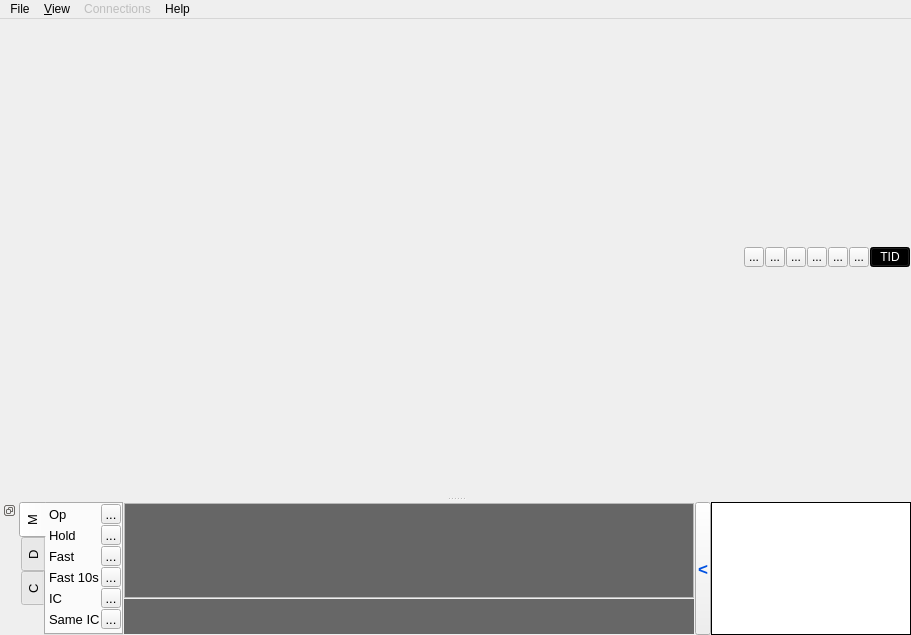
<?xml version="1.0" encoding="UTF-8"?>
<ui version="4.0">
 <class>MainWindow</class>
 <widget class="QMainWindow" name="MainWindow">
  <property name="geometry">
   <rect>
    <x>0</x>
    <y>0</y>
    <width>911</width>
    <height>635</height>
   </rect>
  </property>
  <property name="windowTitle">
   <string>BlueSky</string>
  </property>
  <property name="unifiedTitleAndToolBarOnMac">
   <bool>true</bool>
  </property>
  <widget class="QWidget" name="centralwidget">
   <layout class="QVBoxLayout" name="verticalLayout">
    <property name="spacing">
     <number>1</number>
    </property>
    <property name="leftMargin">
     <number>1</number>
    </property>
    <property name="topMargin">
     <number>1</number>
    </property>
    <property name="rightMargin">
     <number>1</number>
    </property>
    <property name="bottomMargin">
     <number>1</number>
    </property>
    <item>
     <layout class="QHBoxLayout" name="horizontalLayout">
      <property name="spacing">
       <number>1</number>
      </property>
      <property name="sizeConstraint">
       <enum>QLayout::SetDefaultConstraint</enum>
      </property>
      <item>
       <widget class="QLabel" name="siminfoLabel">
        <property name="maximumSize">
         <size>
          <width>16777215</width>
          <height>20</height>
         </size>
        </property>
        <property name="layoutDirection">
         <enum>Qt::LeftToRight</enum>
        </property>
        <property name="text">
         <string/>
        </property>
       </widget>
      </item>
      <item>
       <widget class="QLabel" name="nodelabel">
        <property name="maximumSize">
         <size>
          <width>80</width>
          <height>20</height>
         </size>
        </property>
        <property name="text">
         <string/>
        </property>
        <property name="textFormat">
         <enum>Qt::AutoText</enum>
        </property>
        <property name="alignment">
         <set>Qt::AlignRight|Qt::AlignTrailing|Qt::AlignVCenter</set>
        </property>
       </widget>
      </item>
      <item>
       <widget class="QToolButton" name="panleft">
        <property name="maximumSize">
         <size>
          <width>20</width>
          <height>20</height>
         </size>
        </property>
        <property name="focusPolicy">
         <enum>Qt::NoFocus</enum>
        </property>
        <property name="text">
         <string>...</string>
        </property>
       </widget>
      </item>
      <item>
       <widget class="QToolButton" name="panright">
        <property name="maximumSize">
         <size>
          <width>20</width>
          <height>20</height>
         </size>
        </property>
        <property name="focusPolicy">
         <enum>Qt::NoFocus</enum>
        </property>
        <property name="text">
         <string>...</string>
        </property>
       </widget>
      </item>
      <item>
       <widget class="QToolButton" name="panup">
        <property name="maximumSize">
         <size>
          <width>20</width>
          <height>20</height>
         </size>
        </property>
        <property name="focusPolicy">
         <enum>Qt::NoFocus</enum>
        </property>
        <property name="text">
         <string>...</string>
        </property>
       </widget>
      </item>
      <item>
       <widget class="QToolButton" name="pandown">
        <property name="maximumSize">
         <size>
          <width>20</width>
          <height>20</height>
         </size>
        </property>
        <property name="focusPolicy">
         <enum>Qt::NoFocus</enum>
        </property>
        <property name="text">
         <string>...</string>
        </property>
       </widget>
      </item>
      <item>
       <widget class="QToolButton" name="zoomin">
        <property name="maximumSize">
         <size>
          <width>20</width>
          <height>20</height>
         </size>
        </property>
        <property name="focusPolicy">
         <enum>Qt::NoFocus</enum>
        </property>
        <property name="text">
         <string>...</string>
        </property>
       </widget>
      </item>
      <item>
       <widget class="QToolButton" name="zoomout">
        <property name="maximumSize">
         <size>
          <width>20</width>
          <height>20</height>
         </size>
        </property>
        <property name="focusPolicy">
         <enum>Qt::NoFocus</enum>
        </property>
        <property name="text">
         <string>...</string>
        </property>
       </widget>
      </item>
      <item>
       <widget class="QToolButton" name="tid">
        <property name="maximumSize">
         <size>
          <width>40</width>
          <height>20</height>
         </size>
        </property>
        <property name="focusPolicy">
         <enum>Qt::NoFocus</enum>
        </property>
        <property name="styleSheet">
         <string notr="true">color: rgb(255, 255, 255);
background-color: rgb(0, 0, 0);
</string>
        </property>
        <property name="text">
         <string>TID</string>
        </property>
       </widget>
      </item>
     </layout>
    </item>
   </layout>
  </widget>
  <widget class="QDockWidget" name="dockWidget">
   <property name="contextMenuPolicy">
    <enum>Qt::NoContextMenu</enum>
   </property>
   <property name="floating">
    <bool>false</bool>
   </property>
   <property name="features">
    <set>QDockWidget::DockWidgetFloatable|QDockWidget::DockWidgetVerticalTitleBar</set>
   </property>
   <property name="allowedAreas">
    <set>Qt::BottomDockWidgetArea</set>
   </property>
   <attribute name="dockWidgetArea">
    <number>8</number>
   </attribute>
   <widget class="QWidget" name="dockWidgetContents">
    <property name="contextMenuPolicy">
     <enum>Qt::NoContextMenu</enum>
    </property>
    <layout class="QHBoxLayout" name="horizontalLayout_2">
     <property name="spacing">
      <number>0</number>
     </property>
     <property name="leftMargin">
      <number>0</number>
     </property>
     <property name="topMargin">
      <number>0</number>
     </property>
     <property name="rightMargin">
      <number>0</number>
     </property>
     <property name="bottomMargin">
      <number>0</number>
     </property>
     <item>
      <widget class="QTabWidget" name="tabWidget">
       <property name="sizePolicy">
        <sizepolicy hsizetype="Minimum" vsizetype="Expanding">
         <horstretch>0</horstretch>
         <verstretch>0</verstretch>
        </sizepolicy>
       </property>
       <property name="font">
        <font>
         <pointsize>10</pointsize>
        </font>
       </property>
       <property name="focusPolicy">
        <enum>Qt::NoFocus</enum>
       </property>
       <property name="tabPosition">
        <enum>QTabWidget::West</enum>
       </property>
       <property name="tabShape">
        <enum>QTabWidget::Rounded</enum>
       </property>
       <property name="currentIndex">
        <number>0</number>
       </property>
       <widget class="QWidget" name="tab">
        <attribute name="title">
         <string>M</string>
        </attribute>
        <layout class="QFormLayout" name="formLayout">
         <property name="sizeConstraint">
          <enum>QLayout::SetDefaultConstraint</enum>
         </property>
         <property name="formAlignment">
          <set>Qt::AlignRight|Qt::AlignTop|Qt::AlignTrailing</set>
         </property>
         <property name="horizontalSpacing">
          <number>1</number>
         </property>
         <property name="verticalSpacing">
          <number>1</number>
         </property>
         <property name="leftMargin">
          <number>0</number>
         </property>
         <property name="topMargin">
          <number>0</number>
         </property>
         <property name="rightMargin">
          <number>1</number>
         </property>
         <property name="bottomMargin">
          <number>0</number>
         </property>
         <item row="2" column="0">
          <widget class="QLabel" name="label">
           <property name="font">
            <font>
             <pointsize>10</pointsize>
            </font>
           </property>
           <property name="text">
            <string>Op</string>
           </property>
          </widget>
         </item>
         <item row="2" column="1">
          <widget class="QToolButton" name="op">
           <property name="maximumSize">
            <size>
             <width>20</width>
             <height>20</height>
            </size>
           </property>
           <property name="focusPolicy">
            <enum>Qt::NoFocus</enum>
           </property>
           <property name="text">
            <string>...</string>
           </property>
          </widget>
         </item>
         <item row="3" column="0">
          <widget class="QLabel" name="label_2">
           <property name="font">
            <font>
             <pointsize>10</pointsize>
            </font>
           </property>
           <property name="text">
            <string>Hold</string>
           </property>
          </widget>
         </item>
         <item row="3" column="1">
          <widget class="QToolButton" name="hold">
           <property name="maximumSize">
            <size>
             <width>20</width>
             <height>20</height>
            </size>
           </property>
           <property name="focusPolicy">
            <enum>Qt::NoFocus</enum>
           </property>
           <property name="text">
            <string>...</string>
           </property>
          </widget>
         </item>
         <item row="4" column="0">
          <widget class="QLabel" name="label_3">
           <property name="font">
            <font>
             <pointsize>10</pointsize>
            </font>
           </property>
           <property name="text">
            <string>Fast</string>
           </property>
          </widget>
         </item>
         <item row="4" column="1">
          <widget class="QToolButton" name="fast">
           <property name="maximumSize">
            <size>
             <width>20</width>
             <height>20</height>
            </size>
           </property>
           <property name="focusPolicy">
            <enum>Qt::NoFocus</enum>
           </property>
           <property name="text">
            <string>...</string>
           </property>
          </widget>
         </item>
         <item row="5" column="0">
          <widget class="QLabel" name="label_4">
           <property name="font">
            <font>
             <pointsize>10</pointsize>
            </font>
           </property>
           <property name="text">
            <string>Fast 10s</string>
           </property>
          </widget>
         </item>
         <item row="5" column="1">
          <widget class="QToolButton" name="fast10">
           <property name="maximumSize">
            <size>
             <width>20</width>
             <height>20</height>
            </size>
           </property>
           <property name="focusPolicy">
            <enum>Qt::NoFocus</enum>
           </property>
           <property name="text">
            <string>...</string>
           </property>
          </widget>
         </item>
         <item row="6" column="0">
          <widget class="QLabel" name="label_5">
           <property name="font">
            <font>
             <pointsize>10</pointsize>
            </font>
           </property>
           <property name="text">
            <string>IC</string>
           </property>
          </widget>
         </item>
         <item row="6" column="1">
          <widget class="QToolButton" name="ic">
           <property name="maximumSize">
            <size>
             <width>20</width>
             <height>20</height>
            </size>
           </property>
           <property name="focusPolicy">
            <enum>Qt::NoFocus</enum>
           </property>
           <property name="text">
            <string>...</string>
           </property>
          </widget>
         </item>
         <item row="7" column="0">
          <widget class="QLabel" name="label_6">
           <property name="font">
            <font>
             <pointsize>10</pointsize>
            </font>
           </property>
           <property name="text">
            <string>Same IC</string>
           </property>
          </widget>
         </item>
         <item row="7" column="1">
          <widget class="QToolButton" name="sameic">
           <property name="maximumSize">
            <size>
             <width>20</width>
             <height>20</height>
            </size>
           </property>
           <property name="focusPolicy">
            <enum>Qt::NoFocus</enum>
           </property>
           <property name="text">
            <string>...</string>
           </property>
          </widget>
         </item>
        </layout>
       </widget>
       <widget class="QWidget" name="tab_2">
        <attribute name="title">
         <string>D</string>
        </attribute>
        <layout class="QFormLayout" name="formLayout">
         <property name="sizeConstraint">
          <enum>QLayout::SetDefaultConstraint</enum>
         </property>
         <property name="formAlignment">
          <set>Qt::AlignRight|Qt::AlignTop|Qt::AlignTrailing</set>
         </property>
         <property name="horizontalSpacing">
          <number>1</number>
         </property>
         <property name="verticalSpacing">
          <number>1</number>
         </property>
         <property name="leftMargin">
          <number>0</number>
         </property>
         <property name="topMargin">
          <number>0</number>
         </property>
         <property name="rightMargin">
          <number>1</number>
         </property>
         <property name="bottomMargin">
          <number>0</number>
         </property>
         <item row="2" column="0">
          <widget class="QLabel" name="label">
           <property name="font">
            <font>
             <pointsize>10</pointsize>
            </font>
           </property>
           <property name="text">
            <string>AC</string>
           </property>
          </widget>
         </item>
         <item row="2" column="1">
          <widget class="QToolButton" name="showac">
           <property name="maximumSize">
            <size>
             <width>20</width>
             <height>20</height>
            </size>
           </property>
           <property name="focusPolicy">
            <enum>Qt::NoFocus</enum>
           </property>
           <property name="text">
            <string>...</string>
           </property>
          </widget>
         </item>
         <item row="3" column="0">
          <widget class="QLabel" name="label_2">
           <property name="font">
            <font>
             <pointsize>10</pointsize>
            </font>
           </property>
           <property name="text">
            <string>PZ</string>
           </property>
          </widget>
         </item>
         <item row="3" column="1">
          <widget class="QToolButton" name="showpz">
           <property name="maximumSize">
            <size>
             <width>20</width>
             <height>20</height>
            </size>
           </property>
           <property name="focusPolicy">
            <enum>Qt::NoFocus</enum>
           </property>
           <property name="text">
            <string>...</string>
           </property>
          </widget>
         </item>
         <item row="4" column="0">
          <widget class="QLabel" name="label_3">
           <property name="font">
            <font>
             <pointsize>10</pointsize>
            </font>
           </property>
           <property name="text">
            <string>Apt</string>
           </property>
          </widget>
         </item>
         <item row="4" column="1">
          <widget class="QToolButton" name="showapt">
           <property name="maximumSize">
            <size>
             <width>20</width>
             <height>20</height>
            </size>
           </property>
           <property name="focusPolicy">
            <enum>Qt::NoFocus</enum>
           </property>
           <property name="text">
            <string>...</string>
           </property>
          </widget>
         </item>
         <item row="5" column="0">
          <widget class="QLabel" name="label_4">
           <property name="font">
            <font>
             <pointsize>10</pointsize>
            </font>
           </property>
           <property name="text">
            <string>Wpt</string>
           </property>
          </widget>
         </item>
         <item row="5" column="1">
          <widget class="QToolButton" name="showwpt">
           <property name="maximumSize">
            <size>
             <width>20</width>
             <height>20</height>
            </size>
           </property>
           <property name="focusPolicy">
            <enum>Qt::NoFocus</enum>
           </property>
           <property name="text">
            <string>...</string>
           </property>
          </widget>
         </item>
         <item row="6" column="0">
          <widget class="QLabel" name="label_5">
           <property name="font">
            <font>
             <pointsize>10</pointsize>
            </font>
           </property>
           <property name="text">
            <string>Labels</string>
           </property>
          </widget>
         </item>
         <item row="6" column="1">
          <widget class="QToolButton" name="showlabels">
           <property name="maximumSize">
            <size>
             <width>20</width>
             <height>20</height>
            </size>
           </property>
           <property name="focusPolicy">
            <enum>Qt::NoFocus</enum>
           </property>
           <property name="text">
            <string>...</string>
           </property>
          </widget>
         </item>
         <item row="7" column="0">
          <widget class="QLabel" name="label_6">
           <property name="font">
            <font>
             <pointsize>10</pointsize>
            </font>
           </property>
           <property name="text">
            <string>Map</string>
           </property>
          </widget>
         </item>
         <item row="7" column="1">
          <widget class="QToolButton" name="showmap">
           <property name="maximumSize">
            <size>
             <width>20</width>
             <height>20</height>
            </size>
           </property>
           <property name="focusPolicy">
            <enum>Qt::NoFocus</enum>
           </property>
           <property name="text">
            <string>...</string>
           </property>
          </widget>
         </item>
        </layout>
       </widget>
       <widget class="QWidget" name="tab_4">
        <attribute name="title">
         <string>C</string>
        </attribute>
        <layout class="QFormLayout" name="formLayout">
         <property name="sizeConstraint">
          <enum>QLayout::SetDefaultConstraint</enum>
         </property>
         <property name="formAlignment">
          <set>Qt::AlignRight|Qt::AlignTop|Qt::AlignTrailing</set>
         </property>
         <property name="horizontalSpacing">
          <number>1</number>
         </property>
         <property name="verticalSpacing">
          <number>1</number>
         </property>
         <property name="leftMargin">
          <number>0</number>
         </property>
         <property name="topMargin">
          <number>0</number>
         </property>
         <property name="rightMargin">
          <number>1</number>
         </property>
         <property name="bottomMargin">
          <number>0</number>
         </property>
         <item row="2" column="0">
          <widget class="QLabel" name="label">
           <property name="font">
            <font>
             <pointsize>10</pointsize>
            </font>
           </property>
           <property name="text">
            <string>UCO </string>
           </property>
          </widget>
         </item>
         <item row="2" column="1">
          <widget class="QToolButton" name="UCO">
           <property name="maximumSize">
            <size>
             <width>20</width>
             <height>20</height>
            </size>
           </property>
           <property name="focusPolicy">
            <enum>Qt::NoFocus</enum>
           </property>
           <property name="text">
            <string>...</string>
           </property>
          </widget>
         </item>
         <item row="3" column="0">
          <widget class="QLabel" name="label_2">
           <property name="font">
            <font>
             <pointsize>10</pointsize>
            </font>
           </property>
           <property name="text">
            <string>HDG</string>
           </property>
          </widget>
         </item>
         <item row="3" column="1">
          <widget class="QToolButton" name="HDG">
           <property name="maximumSize">
            <size>
             <width>20</width>
             <height>20</height>
            </size>
           </property>
           <property name="focusPolicy">
            <enum>Qt::NoFocus</enum>
           </property>
           <property name="text">
            <string>...</string>
           </property>
          </widget>
         </item>
         <item row="4" column="0">
          <widget class="QLabel" name="label_3">
           <property name="font">
            <font>
             <pointsize>10</pointsize>
            </font>
           </property>
           <property name="text">
            <string>ALT</string>
           </property>
          </widget>
         </item>
         <item row="4" column="1">
          <widget class="QToolButton" name="ALT">
           <property name="maximumSize">
            <size>
             <width>20</width>
             <height>20</height>
            </size>
           </property>
           <property name="focusPolicy">
            <enum>Qt::NoFocus</enum>
           </property>
           <property name="text">
            <string>...</string>
           </property>
          </widget>
         </item>
         <item row="5" column="0">
          <widget class="QLabel" name="label_4">
           <property name="font">
            <font>
             <pointsize>10</pointsize>
            </font>
           </property>
           <property name="text">
            <string>SPD</string>
           </property>
          </widget>
         </item>
         <item row="5" column="1">
          <widget class="QToolButton" name="SPD">
           <property name="maximumSize">
            <size>
             <width>20</width>
             <height>20</height>
            </size>
           </property>
           <property name="focusPolicy">
            <enum>Qt::NoFocus</enum>
           </property>
           <property name="text">
            <string>...</string>
           </property>
          </widget>
         </item>
         <item row="6" column="0">
          <widget class="QLabel" name="label_5">
           <property name="font">
            <font>
             <pointsize>10</pointsize>
            </font>
           </property>
           <property name="text">
            <string>DCT</string>
           </property>
          </widget>
         </item>
         <item row="6" column="1">
          <widget class="QToolButton" name="DIRECT">
           <property name="maximumSize">
            <size>
             <width>20</width>
             <height>20</height>
            </size>
           </property>
           <property name="focusPolicy">
            <enum>Qt::NoFocus</enum>
           </property>
           <property name="text">
            <string>...</string>
           </property>
          </widget>
         </item>
         <item row="7" column="0">
          <widget class="QLabel" name="label_6">
           <property name="font">
            <font>
             <pointsize>10</pointsize>
            </font>
           </property>
           <property name="text">
            <string>MNL</string>
           </property>
          </widget>
         </item>
         <item row="7" column="1">
          <widget class="QToolButton" name="MANUAL">
           <property name="maximumSize">
            <size>
             <width>20</width>
             <height>20</height>
            </size>
           </property>
           <property name="focusPolicy">
            <enum>Qt::NoFocus</enum>
           </property>
           <property name="text">
            <string>...</string>
           </property>
          </widget>
         </item>
        </layout>
       </widget>
      </widget>
     </item>
     <item>
      <widget class="Console" name="console" native="true">
       <layout class="QVBoxLayout" name="verticalLayout_3">
        <property name="spacing">
         <number>1</number>
        </property>
        <property name="sizeConstraint">
         <enum>QLayout::SetMinimumSize</enum>
        </property>
        <property name="leftMargin">
         <number>1</number>
        </property>
        <property name="topMargin">
         <number>1</number>
        </property>
        <property name="rightMargin">
         <number>1</number>
        </property>
        <property name="bottomMargin">
         <number>1</number>
        </property>
        <item>
         <widget class="Stackwin" name="stackText">
          <property name="sizePolicy">
           <sizepolicy hsizetype="Expanding" vsizetype="Ignored">
            <horstretch>0</horstretch>
            <verstretch>0</verstretch>
           </sizepolicy>
          </property>
          <property name="maximumSize">
           <size>
            <width>16777215</width>
            <height>16777215</height>
           </size>
          </property>
          <property name="palette">
           <palette>
            <active>
             <colorrole role="Light">
              <brush brushstyle="SolidPattern">
               <color alpha="255">
                <red>102</red>
                <green>102</green>
                <blue>102</blue>
               </color>
              </brush>
             </colorrole>
             <colorrole role="Text">
              <brush brushstyle="SolidPattern">
               <color alpha="255">
                <red>0</red>
                <green>240</green>
                <blue>0</blue>
               </color>
              </brush>
             </colorrole>
             <colorrole role="Base">
              <brush brushstyle="SolidPattern">
               <color alpha="255">
                <red>102</red>
                <green>102</green>
                <blue>102</blue>
               </color>
              </brush>
             </colorrole>
             <colorrole role="PlaceholderText">
              <brush brushstyle="NoBrush">
               <color alpha="128">
                <red>0</red>
                <green>240</green>
                <blue>0</blue>
               </color>
              </brush>
             </colorrole>
            </active>
            <inactive>
             <colorrole role="Light">
              <brush brushstyle="SolidPattern">
               <color alpha="255">
                <red>102</red>
                <green>102</green>
                <blue>102</blue>
               </color>
              </brush>
             </colorrole>
             <colorrole role="Text">
              <brush brushstyle="SolidPattern">
               <color alpha="255">
                <red>0</red>
                <green>240</green>
                <blue>0</blue>
               </color>
              </brush>
             </colorrole>
             <colorrole role="Base">
              <brush brushstyle="SolidPattern">
               <color alpha="255">
                <red>102</red>
                <green>102</green>
                <blue>102</blue>
               </color>
              </brush>
             </colorrole>
             <colorrole role="PlaceholderText">
              <brush brushstyle="NoBrush">
               <color alpha="128">
                <red>0</red>
                <green>240</green>
                <blue>0</blue>
               </color>
              </brush>
             </colorrole>
            </inactive>
            <disabled>
             <colorrole role="Light">
              <brush brushstyle="SolidPattern">
               <color alpha="255">
                <red>102</red>
                <green>102</green>
                <blue>102</blue>
               </color>
              </brush>
             </colorrole>
             <colorrole role="Text">
              <brush brushstyle="SolidPattern">
               <color alpha="255">
                <red>127</red>
                <green>127</green>
                <blue>127</blue>
               </color>
              </brush>
             </colorrole>
             <colorrole role="Base">
              <brush brushstyle="SolidPattern">
               <color alpha="255">
                <red>237</red>
                <green>237</green>
                <blue>237</blue>
               </color>
              </brush>
             </colorrole>
             <colorrole role="PlaceholderText">
              <brush brushstyle="NoBrush">
               <color alpha="128">
                <red>0</red>
                <green>240</green>
                <blue>0</blue>
               </color>
              </brush>
             </colorrole>
            </disabled>
           </palette>
          </property>
          <property name="font">
           <font>
            <family>Courier New</family>
            <kerning>false</kerning>
           </font>
          </property>
          <property name="focusPolicy">
           <enum>Qt::NoFocus</enum>
          </property>
          <property name="layoutDirection">
           <enum>Qt::LeftToRight</enum>
          </property>
          <property name="undoRedoEnabled">
           <bool>false</bool>
          </property>
          <property name="readOnly">
           <bool>true</bool>
          </property>
          <property name="textInteractionFlags">
           <set>Qt::LinksAccessibleByKeyboard|Qt::LinksAccessibleByMouse</set>
          </property>
         </widget>
        </item>
        <item>
         <widget class="Cmdline" name="lineEdit">
          <property name="sizePolicy">
           <sizepolicy hsizetype="Expanding" vsizetype="Fixed">
            <horstretch>0</horstretch>
            <verstretch>0</verstretch>
           </sizepolicy>
          </property>
          <property name="minimumSize">
           <size>
            <width>0</width>
            <height>21</height>
           </size>
          </property>
          <property name="maximumSize">
           <size>
            <width>16777214</width>
            <height>35</height>
           </size>
          </property>
          <property name="palette">
           <palette>
            <active>
             <colorrole role="Text">
              <brush brushstyle="SolidPattern">
               <color alpha="255">
                <red>0</red>
                <green>255</green>
                <blue>0</blue>
               </color>
              </brush>
             </colorrole>
             <colorrole role="Base">
              <brush brushstyle="SolidPattern">
               <color alpha="255">
                <red>103</red>
                <green>103</green>
                <blue>103</blue>
               </color>
              </brush>
             </colorrole>
             <colorrole role="PlaceholderText">
              <brush brushstyle="NoBrush">
               <color alpha="128">
                <red>0</red>
                <green>255</green>
                <blue>0</blue>
               </color>
              </brush>
             </colorrole>
            </active>
            <inactive>
             <colorrole role="Text">
              <brush brushstyle="SolidPattern">
               <color alpha="255">
                <red>0</red>
                <green>255</green>
                <blue>0</blue>
               </color>
              </brush>
             </colorrole>
             <colorrole role="Base">
              <brush brushstyle="SolidPattern">
               <color alpha="255">
                <red>103</red>
                <green>103</green>
                <blue>103</blue>
               </color>
              </brush>
             </colorrole>
             <colorrole role="PlaceholderText">
              <brush brushstyle="NoBrush">
               <color alpha="128">
                <red>0</red>
                <green>255</green>
                <blue>0</blue>
               </color>
              </brush>
             </colorrole>
            </inactive>
            <disabled>
             <colorrole role="Text">
              <brush brushstyle="SolidPattern">
               <color alpha="255">
                <red>127</red>
                <green>127</green>
                <blue>127</blue>
               </color>
              </brush>
             </colorrole>
             <colorrole role="Base">
              <brush brushstyle="SolidPattern">
               <color alpha="255">
                <red>237</red>
                <green>237</green>
                <blue>237</blue>
               </color>
              </brush>
             </colorrole>
             <colorrole role="PlaceholderText">
              <brush brushstyle="NoBrush">
               <color alpha="128">
                <red>0</red>
                <green>255</green>
                <blue>0</blue>
               </color>
              </brush>
             </colorrole>
            </disabled>
           </palette>
          </property>
          <property name="font">
           <font>
            <pointsize>15</pointsize>
           </font>
          </property>
          <property name="cursor" stdset="0">
           <cursorShape>IBeamCursor</cursorShape>
          </property>
          <property name="autoFillBackground">
           <bool>false</bool>
          </property>
          <property name="inputMethodHints">
           <set>Qt::ImhNone</set>
          </property>
          <property name="frameShape">
           <enum>QFrame::NoFrame</enum>
          </property>
          <property name="lineWidth">
           <number>0</number>
          </property>
          <property name="verticalScrollBarPolicy">
           <enum>Qt::ScrollBarAlwaysOff</enum>
          </property>
          <property name="horizontalScrollBarPolicy">
           <enum>Qt::ScrollBarAlwaysOff</enum>
          </property>
          <property name="readOnly">
           <bool>false</bool>
          </property>
          <property name="textInteractionFlags">
           <set>Qt::TextEditorInteraction</set>
          </property>
         </widget>
        </item>
       </layout>
      </widget>
     </item>
     <item>
      <widget class="QToolButton" name="shownodes">
       <property name="sizePolicy">
        <sizepolicy hsizetype="Fixed" vsizetype="Ignored">
         <horstretch>0</horstretch>
         <verstretch>0</verstretch>
        </sizepolicy>
       </property>
       <property name="minimumSize">
        <size>
         <width>0</width>
         <height>133</height>
        </size>
       </property>
       <property name="maximumSize">
        <size>
         <width>16</width>
         <height>16777215</height>
        </size>
       </property>
       <property name="palette">
        <palette>
         <active>
          <colorrole role="ButtonText">
           <brush brushstyle="SolidPattern">
            <color alpha="255">
             <red>0</red>
             <green>81</green>
             <blue>225</blue>
            </color>
           </brush>
          </colorrole>
         </active>
         <inactive>
          <colorrole role="ButtonText">
           <brush brushstyle="SolidPattern">
            <color alpha="255">
             <red>0</red>
             <green>81</green>
             <blue>225</blue>
            </color>
           </brush>
          </colorrole>
         </inactive>
         <disabled>
          <colorrole role="ButtonText">
           <brush brushstyle="SolidPattern">
            <color alpha="255">
             <red>148</red>
             <green>148</green>
             <blue>148</blue>
            </color>
           </brush>
          </colorrole>
         </disabled>
        </palette>
       </property>
       <property name="font">
        <font>
         <pointsize>13</pointsize>
         <weight>75</weight>
         <bold>true</bold>
        </font>
       </property>
       <property name="focusPolicy">
        <enum>Qt::NoFocus</enum>
       </property>
       <property name="text">
        <string>&lt;</string>
       </property>
       <property name="iconSize">
        <size>
         <width>10</width>
         <height>43</height>
        </size>
       </property>
       <property name="toolButtonStyle">
        <enum>Qt::ToolButtonTextUnderIcon</enum>
       </property>
      </widget>
     </item>
     <item>
      <widget class="QTreeWidget" name="nodetree">
       <property name="sizePolicy">
        <sizepolicy hsizetype="Expanding" vsizetype="Ignored">
         <horstretch>0</horstretch>
         <verstretch>0</verstretch>
        </sizepolicy>
       </property>
       <property name="minimumSize">
        <size>
         <width>200</width>
         <height>133</height>
        </size>
       </property>
       <property name="maximumSize">
        <size>
         <width>200</width>
         <height>16777215</height>
        </size>
       </property>
       <property name="focusPolicy">
        <enum>Qt::NoFocus</enum>
       </property>
       <property name="frameShape">
        <enum>QFrame::Box</enum>
       </property>
       <property name="frameShadow">
        <enum>QFrame::Plain</enum>
       </property>
       <property name="indentation">
        <number>8</number>
       </property>
       <attribute name="headerVisible">
        <bool>false</bool>
       </attribute>
       <column>
        <property name="text">
         <string notr="true">1</string>
        </property>
       </column>
      </widget>
     </item>
    </layout>
   </widget>
  </widget>
  <widget class="QMenuBar" name="menuBar">
   <property name="geometry">
    <rect>
     <x>0</x>
     <y>0</y>
     <width>911</width>
     <height>21</height>
    </rect>
   </property>
   <widget class="QMenu" name="menuFile">
    <property name="title">
     <string>File</string>
    </property>
    <addaction name="action_Open"/>
    <addaction name="action_Save"/>
    <addaction name="actionSettings"/>
   </widget>
   <widget class="QMenu" name="menu_View">
    <property name="title">
     <string>&amp;View</string>
    </property>
    <addaction name="action_Reset_view"/>
   </widget>
   <widget class="QMenu" name="menuConnections">
    <property name="enabled">
     <bool>false</bool>
    </property>
    <property name="title">
     <string>Connections</string>
    </property>
    <addaction name="actionConnect_servers"/>
   </widget>
   <widget class="QMenu" name="menuHelp">
    <property name="title">
     <string>Help</string>
    </property>
    <addaction name="actionAbout_BlueSky"/>
    <addaction name="actionBlueSky_help"/>
   </widget>
   <addaction name="menuFile"/>
   <addaction name="menu_View"/>
   <addaction name="menuConnections"/>
   <addaction name="menuHelp"/>
  </widget>
  <action name="action_Open">
   <property name="text">
    <string>&amp;Open</string>
   </property>
  </action>
  <action name="action_Save">
   <property name="text">
    <string>&amp;Save</string>
   </property>
  </action>
  <action name="action_Reset_view">
   <property name="enabled">
    <bool>false</bool>
   </property>
   <property name="text">
    <string>&amp;Reset view</string>
   </property>
  </action>
  <action name="actionConnect_servers">
   <property name="text">
    <string>Connect servers</string>
   </property>
  </action>
  <action name="actionAbout_BlueSky">
   <property name="text">
    <string>About BlueSky</string>
   </property>
  </action>
  <action name="actionBlueSky_help">
   <property name="text">
    <string>BlueSky help</string>
   </property>
  </action>
  <action name="actionSettings">
   <property name="text">
    <string>Settings</string>
   </property>
  </action>
 </widget>
 <customwidgets>
  <customwidget>
   <class>Console</class>
   <extends>QWidget</extends>
   <header location="global">bluesky/ui/qtgl/console</header>
   <container>1</container>
  </customwidget>
  <customwidget>
   <class>Cmdline</class>
   <extends>QTextEdit</extends>
   <header>bluesky/ui/qtgl/console</header>
  </customwidget>
  <customwidget>
   <class>Stackwin</class>
   <extends>QTextEdit</extends>
   <header>bluesky/ui/qtgl/console</header>
  </customwidget>
 </customwidgets>
 <resources/>
 <connections/>
</ui>
